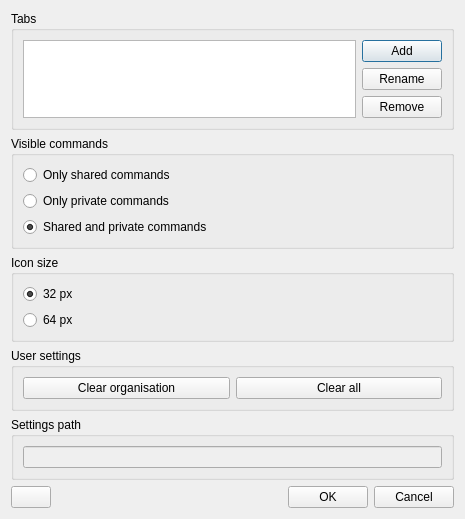
<?xml version="1.0" encoding="UTF-8"?>
<ui version="4.0">
 <class>settingsDialog</class>
 <widget class="QDialog" name="settingsDialog">
  <property name="geometry">
   <rect>
    <x>0</x>
    <y>0</y>
    <width>465</width>
    <height>476</height>
   </rect>
  </property>
  <property name="windowTitle">
   <string>Settings</string>
  </property>
  <layout class="QVBoxLayout" name="verticalLayout">
   <item>
    <layout class="QVBoxLayout" name="verticalLayout_3">
     <item>
      <widget class="QGroupBox" name="groupBox">
       <property name="title">
        <string>Tabs</string>
       </property>
       <layout class="QVBoxLayout" name="verticalLayout_7">
        <item>
         <widget class="QWidget" name="tabsWidget" native="true">
          <layout class="QHBoxLayout" name="horizontalLayout_2">
           <property name="leftMargin">
            <number>0</number>
           </property>
           <property name="topMargin">
            <number>0</number>
           </property>
           <property name="rightMargin">
            <number>0</number>
           </property>
           <property name="bottomMargin">
            <number>0</number>
           </property>
           <item>
            <widget class="QListWidget" name="tabWidget">
             <property name="dragDropMode">
              <enum>QAbstractItemView::InternalMove</enum>
             </property>
            </widget>
           </item>
           <item>
            <layout class="QVBoxLayout" name="verticalLayout_4">
             <item>
              <widget class="QPushButton" name="addTabButton">
               <property name="text">
                <string>Add</string>
               </property>
              </widget>
             </item>
             <item>
              <widget class="QPushButton" name="editTabButton">
               <property name="text">
                <string>Rename</string>
               </property>
              </widget>
             </item>
             <item>
              <widget class="QPushButton" name="removeTabButton">
               <property name="text">
                <string>Remove</string>
               </property>
              </widget>
             </item>
             <item>
              <spacer name="verticalSpacer">
               <property name="orientation">
                <enum>Qt::Vertical</enum>
               </property>
               <property name="sizeHint" stdset="0">
                <size>
                 <width>20</width>
                 <height>40</height>
                </size>
               </property>
              </spacer>
             </item>
            </layout>
           </item>
          </layout>
         </widget>
        </item>
       </layout>
      </widget>
     </item>
     <item>
      <widget class="QGroupBox" name="groupBox_3">
       <property name="title">
        <string>Visible commands</string>
       </property>
       <layout class="QVBoxLayout" name="verticalLayout_8">
        <item>
         <widget class="QWidget" name="visibleIconsWidget" native="true">
          <layout class="QVBoxLayout" name="verticalLayout_9">
           <property name="leftMargin">
            <number>0</number>
           </property>
           <property name="topMargin">
            <number>0</number>
           </property>
           <property name="rightMargin">
            <number>0</number>
           </property>
           <property name="bottomMargin">
            <number>0</number>
           </property>
           <item>
            <widget class="QRadioButton" name="sharedCmdButton">
             <property name="text">
              <string>Only shared commands</string>
             </property>
            </widget>
           </item>
           <item>
            <widget class="QRadioButton" name="privateCmdButton">
             <property name="text">
              <string>Only private commands</string>
             </property>
            </widget>
           </item>
           <item>
            <widget class="QRadioButton" name="allCmdButton">
             <property name="text">
              <string>Shared and private commands</string>
             </property>
             <property name="checked">
              <bool>true</bool>
             </property>
            </widget>
           </item>
          </layout>
         </widget>
        </item>
       </layout>
      </widget>
     </item>
     <item>
      <widget class="QGroupBox" name="groupBox_2">
       <property name="title">
        <string>Icon size</string>
       </property>
       <layout class="QVBoxLayout" name="verticalLayout_6">
        <item>
         <widget class="QWidget" name="iconSizeWidget" native="true">
          <layout class="QVBoxLayout" name="verticalLayout_5">
           <property name="spacing">
            <number>6</number>
           </property>
           <property name="leftMargin">
            <number>0</number>
           </property>
           <property name="topMargin">
            <number>0</number>
           </property>
           <property name="rightMargin">
            <number>0</number>
           </property>
           <property name="bottomMargin">
            <number>0</number>
           </property>
           <item>
            <widget class="QRadioButton" name="size32Button">
             <property name="text">
              <string>32 px</string>
             </property>
             <property name="checked">
              <bool>true</bool>
             </property>
            </widget>
           </item>
           <item>
            <widget class="QRadioButton" name="size64Button">
             <property name="text">
              <string>64 px</string>
             </property>
            </widget>
           </item>
          </layout>
         </widget>
        </item>
       </layout>
      </widget>
     </item>
     <item>
      <widget class="QGroupBox" name="groupBox_4">
       <property name="title">
        <string>User settings</string>
       </property>
       <layout class="QHBoxLayout" name="horizontalLayout_5">
        <item>
         <widget class="QPushButton" name="clearOrganisationButton">
          <property name="text">
           <string>Clear organisation</string>
          </property>
         </widget>
        </item>
        <item>
         <widget class="QPushButton" name="clearAllButton">
          <property name="text">
           <string>Clear all</string>
          </property>
         </widget>
        </item>
       </layout>
      </widget>
     </item>
     <item>
      <widget class="QGroupBox" name="groupBox_5">
       <property name="title">
        <string>Settings path</string>
       </property>
       <layout class="QHBoxLayout" name="horizontalLayout">
        <item>
         <widget class="QLineEdit" name="settingsPathEdit">
          <property name="enabled">
           <bool>false</bool>
          </property>
          <property name="readOnly">
           <bool>true</bool>
          </property>
         </widget>
        </item>
       </layout>
      </widget>
     </item>
    </layout>
   </item>
   <item>
    <layout class="QHBoxLayout" name="horizontalLayout_3">
     <item>
      <widget class="FlatButton" name="infoButton">
       <property name="text">
        <string/>
       </property>
       <property name="icon">
        <iconset resource="../resource/resource.qrc">
         <normaloff>:/icon/info.png</normaloff>:/icon/info.png</iconset>
       </property>
      </widget>
     </item>
     <item>
      <spacer name="horizontalSpacer_2">
       <property name="orientation">
        <enum>Qt::Horizontal</enum>
       </property>
       <property name="sizeHint" stdset="0">
        <size>
         <width>40</width>
         <height>20</height>
        </size>
       </property>
      </spacer>
     </item>
     <item>
      <widget class="QPushButton" name="okButton">
       <property name="text">
        <string>OK</string>
       </property>
      </widget>
     </item>
     <item>
      <widget class="QPushButton" name="cancelButton">
       <property name="text">
        <string>Cancel</string>
       </property>
      </widget>
     </item>
    </layout>
   </item>
  </layout>
 </widget>
 <customwidgets>
  <customwidget>
   <class>FlatButton</class>
   <extends>QPushButton</extends>
   <header>smartshelf.component.flatbutton.h</header>
  </customwidget>
 </customwidgets>
 <resources>
  <include location="../resource/resource.qrc"/>
 </resources>
 <connections>
  <connection>
   <sender>cancelButton</sender>
   <signal>clicked()</signal>
   <receiver>settingsDialog</receiver>
   <slot>reject()</slot>
   <hints>
    <hint type="sourcelabel">
     <x>417</x>
     <y>249</y>
    </hint>
    <hint type="destinationlabel">
     <x>232</x>
     <y>149</y>
    </hint>
   </hints>
  </connection>
  <connection>
   <sender>okButton</sender>
   <signal>clicked()</signal>
   <receiver>settingsDialog</receiver>
   <slot>accept()</slot>
   <hints>
    <hint type="sourcelabel">
     <x>336</x>
     <y>249</y>
    </hint>
    <hint type="destinationlabel">
     <x>232</x>
     <y>149</y>
    </hint>
   </hints>
  </connection>
 </connections>
</ui>
